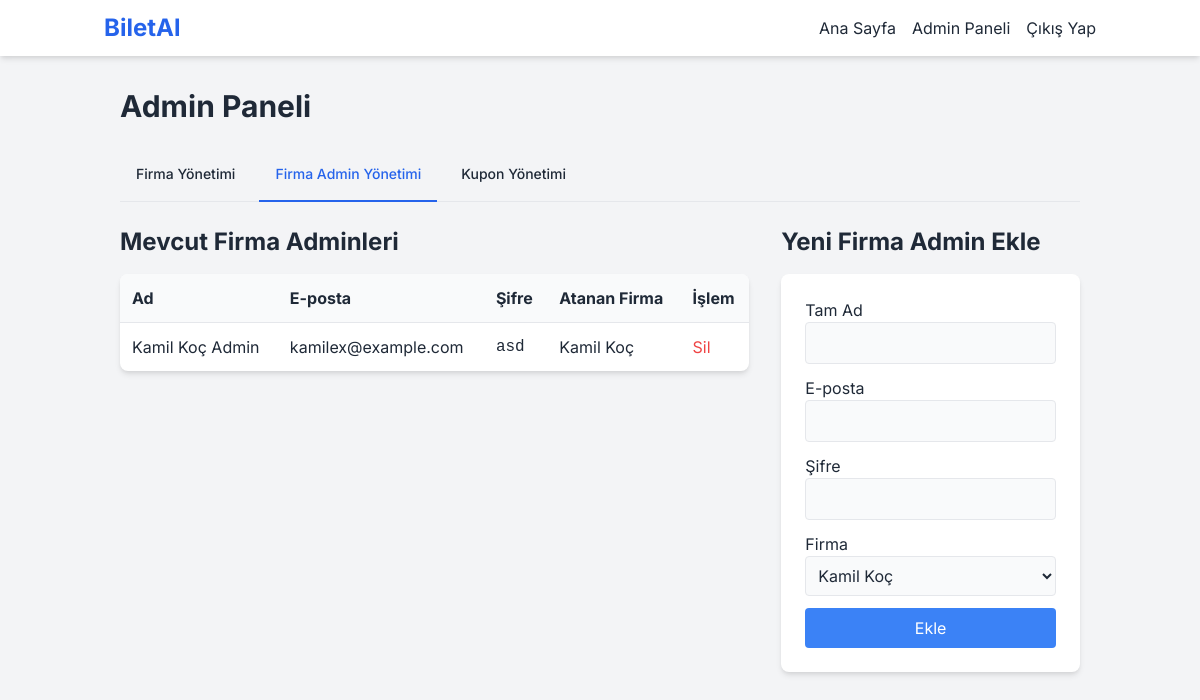
The app's page /admin/index.php?tab=admins (signed in), older data.
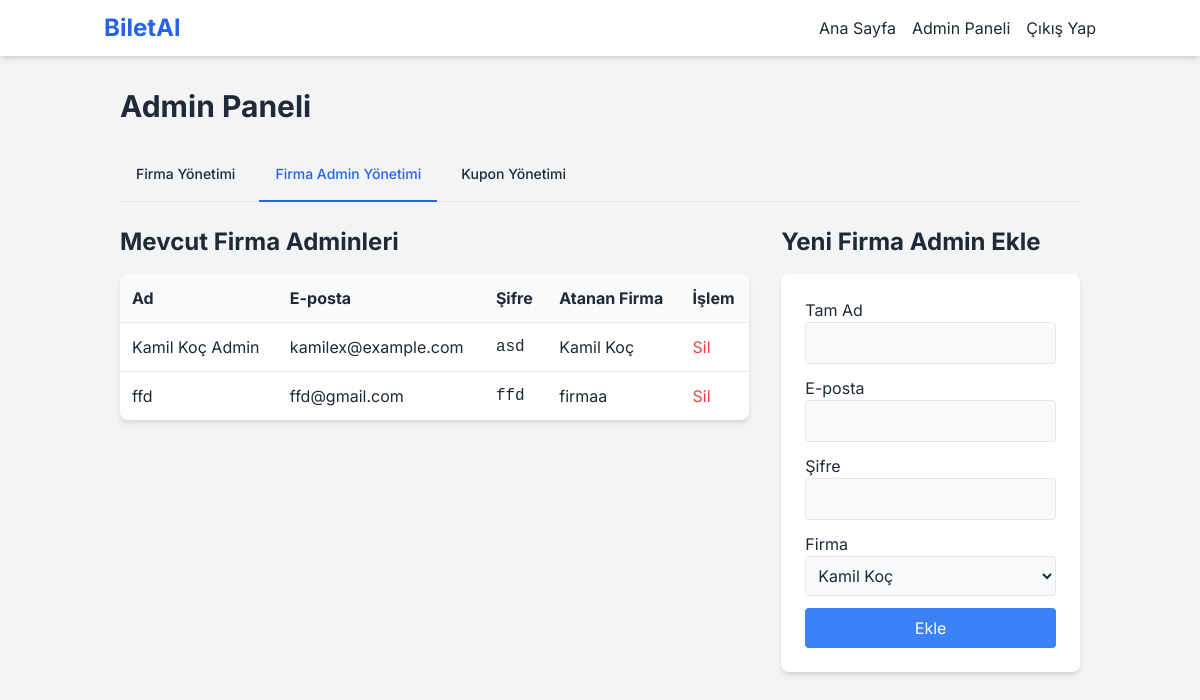
The same page, newer data.
### tables this page shows
CREATE TABLE users (
                id INTEGER PRIMARY KEY AUTOINCREMENT, fullname TEXT NOT NULL, email TEXT NOT NULL UNIQUE,
                password TEXT NOT NULL, role TEXT NOT NULL DEFAULT 'User', company_id INTEGER,
                balance REAL NOT NULL DEFAULT 0.0, FOREIGN KEY (company_id) REFERENCES companies(id)
            );

CREATE TABLE companies (id INTEGER PRIMARY KEY AUTOINCREMENT, name TEXT NOT NULL UNIQUE, created_at TEXT DEFAULT CURRENT_TIMESTAMP);

### admin/index.php (the view, shortened to what the changed rows need)
<?php
require_once '../config.php';
$tab = $_GET['tab'] ?? 'companies';
include '../header.php';
?>
 <h1 class="text-3xl font-bold mb-6">Admin Paneli</h1>
<?php if ($tab === 'companies'):
    $companies = $pdo->query("SELECT * FROM companies ORDER BY name")->fetchAll();
?>
<div class="grid grid-cols-1 md:grid-cols-3 gap-8">
    <div class="md:col-span-2">
         <h2 class="text-2xl font-bold mb-4">Mevcut Firmalar</h2>
        <div class="bg-white rounded-lg shadow-md overflow-x-auto"><table class="w-full text-left"><thead class="bg-gray-50"><tr><th class="p-3">ID</th><th class="p-3">Firma Adı</th></tr></thead>
           <tbody>
               <?php foreach($companies as $company): ?>
               <tr class="border-t"><td class="p-3"><?php echo $company['id']; ?></td><td class="p-3"><?php echo htmlspecialchars($company['name']); ?></td></tr>
               <?php endforeach; ?>
           </tbody></table></div>
    </div>
    <div>
         <h2 class="text-2xl font-bold mb-4">Yeni Firma Ekle</h2>
         <div class="bg-white rounded-lg shadow-md p-6">
            <form action="index.php?tab=companies&action=add_company" method="POST">
                <div class="mb-3"><label class="block">Firma Adı</label><input type="text" name="name" required class="w-full p-2 border rounded bg-gray-50"></div>
                <button type="submit" class="w-full bg-blue-500 text-white p-2 rounded hover:bg-blue-600">Ekle</button>
            </form>
         </div>
    </div>
</div>
<?php elseif ($tab === 'admins'):
     $firma_admins = $pdo->query("SELECT u.*, c.name as company_name FROM users u JOIN companies c ON u.company_id = c.id WHERE u.role = 'Firma Admin' ORDER BY u.fullname")->fetchAll();
?>
<div class="grid grid-cols-1 md:grid-cols-3 gap-8">
    <div class="md:col-span-2">
         <h2 class="text-2xl font-bold mb-4">Mevcut Firma Adminleri</h2>
         <div class="bg-white rounded-lg shadow-md overflow-x-auto"><table class="w-full text-left"><thead class="bg-gray-50"><tr><th class="p-3">Ad</th><th class="p-3">E-posta</th><th class="p-3">Şifre</th><th class="p-3">Atanan Firma</th><th class="p-3">İşlem</th></tr></thead>
           <tbody>
               <?php foreach($firma_admins as $admin): ?>
               <tr class="border-t"><td class="p-3"><?php echo htmlspecialchars($admin['fullname']); ?></td><td class="p-3"><?php echo htmlspecialchars($admin['email']); ?></td><td class="p-3 font-mono"><?php echo htmlspecialchars($admin['password']); ?></td><td class="p-3"><?php echo htmlspecialchars($admin['company_name']); ?></td>
               <td class="p-3">
                   <form action="index.php?tab=admins&action=delete_firma_admin" method="POST" onsubmit="return confirm('Bu admini silmek istediğinize emin misiniz?');">
                       <button type="submit" class="text-red-500 hover:underline">Sil</button>
                   </form>
               </td></tr>
               <?php endforeach; ?>
           </tbody></table></div>
    </div>
    <div>
         <h2 class="text-2xl font-bold mb-4">Yeni Firma Admin Ekle</h2>
    </div>
</div>
<?php endif; ?>
<?php
include '../footer.php';
?>

Row changes from the older to the newer data that the page shows:
added users: fullname "ffd", email "ffd@gmail.com", password "ffd", company.name "firmaa"
